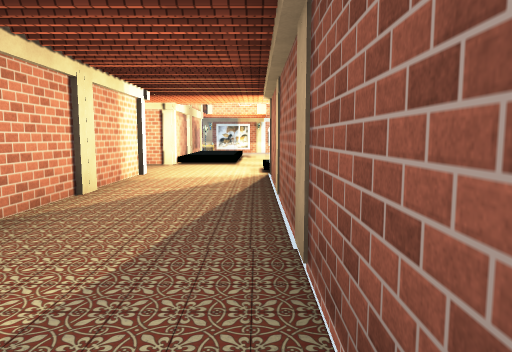
[1] (above)

18 first-person views from a walk through a Unity game level. The camera is 1.5 m above the floor, tilts 6° down and sees 70° across. The floor is counted in squares, 2.12 m on a side. Each view is taken from the middle of a square. On the plan, view 1 faces up. The plan holds only what a view shows up to about 11 squares ahead; the rest is blank. The player character is not drawn. Some animated figures are left out. Some surface patterns are stand-ins.

[2]
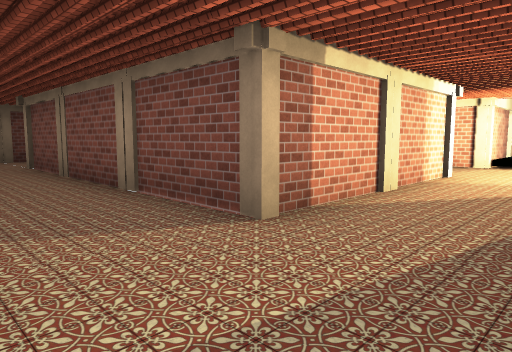

[3]
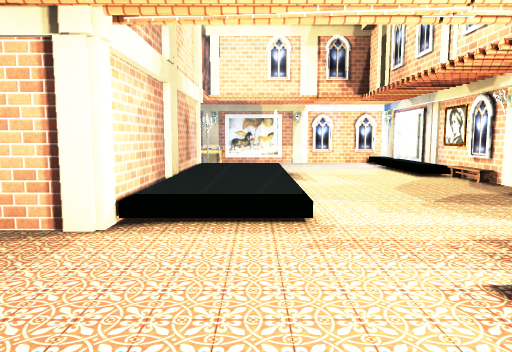

[4]
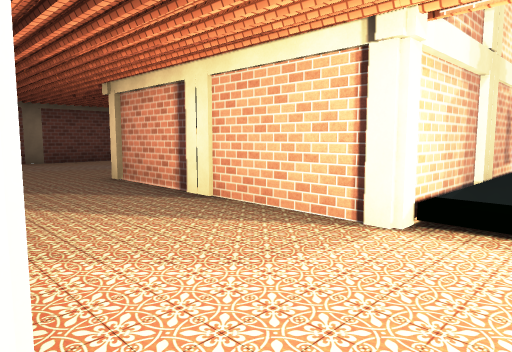

[5]
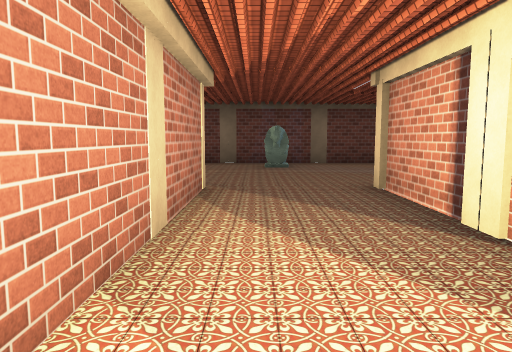

[6]
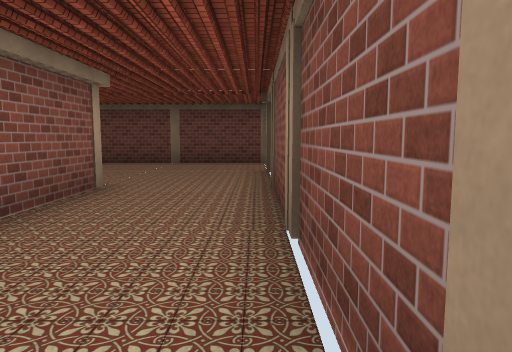

[7]
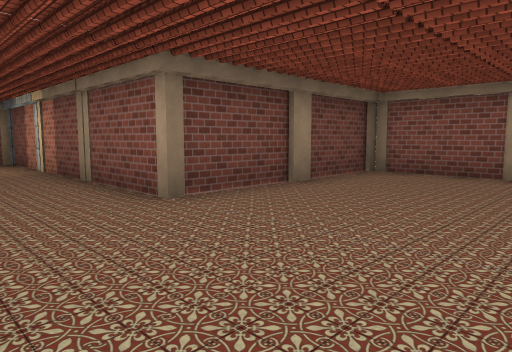

[8]
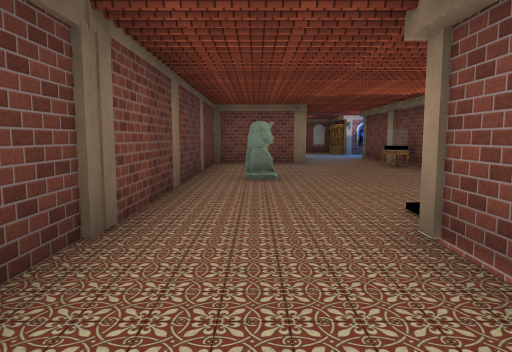

[9]
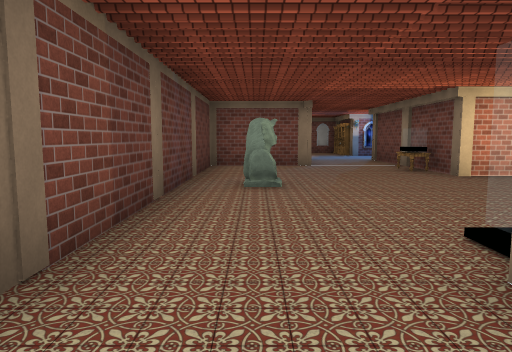

[10]
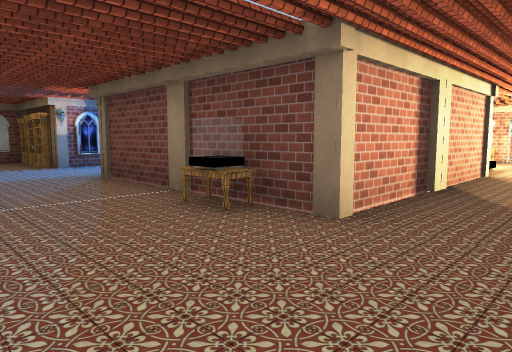

[11]
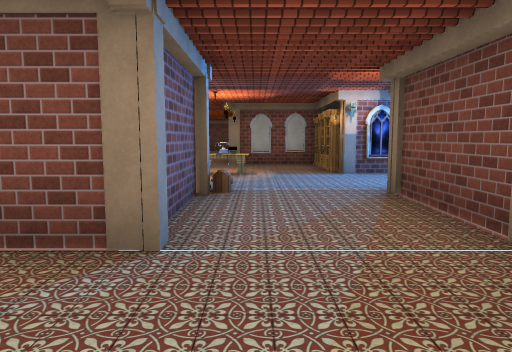

[12]
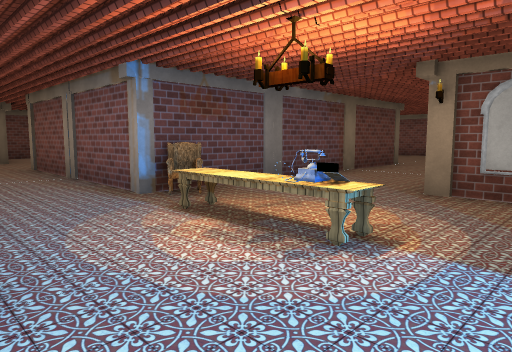

[13]
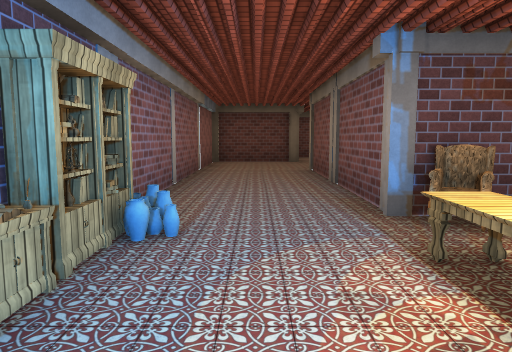

[14]
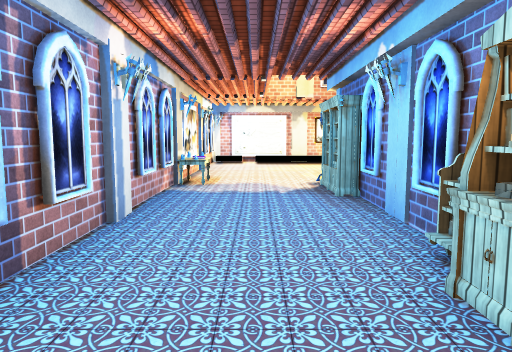

[15]
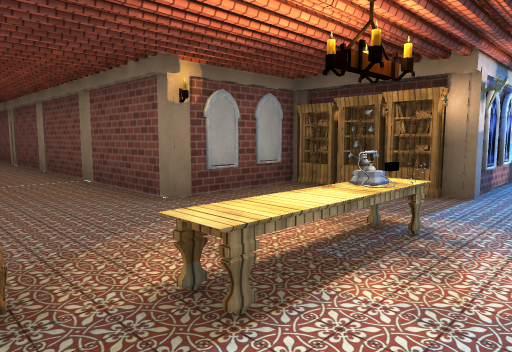

[16]
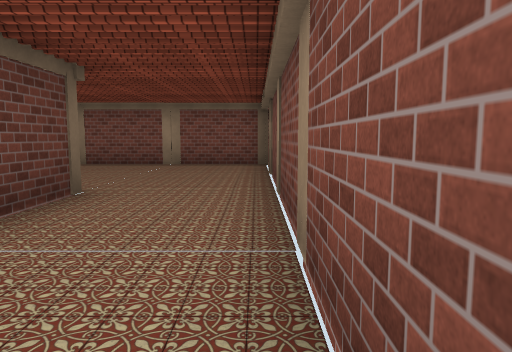

[17]
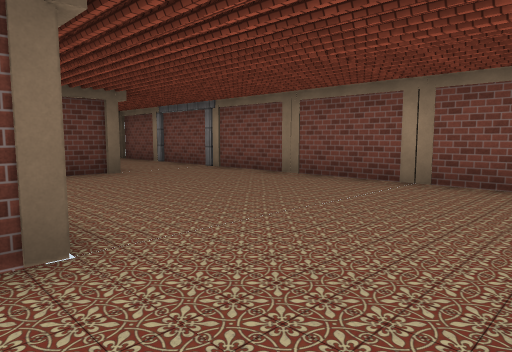

[18]
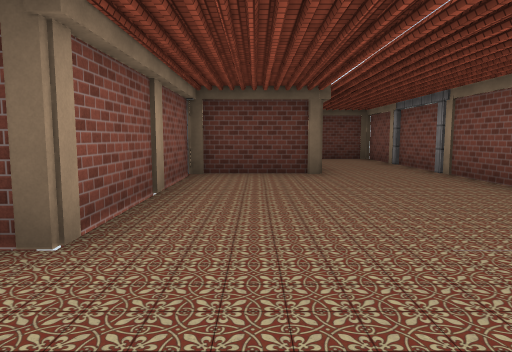

### Floor plan
Points are (right, up) in squares from view 1. A wall is a line through its corners. A room is listed if a view was taken in it or the views show most of it. See-through windows are left out.
Room 1 (views 1, 2, 3, 4, 5, 6, 7, 8, 9, 10, 11)
walls: (-7.4, 7.3) (-2.9, 7.3); (-9.7, 3.8) (-9.7, 4.5); (-2.2, 7.4) (-2.2, 2.3) (-9.8, 2.3); (-2.1, 9.7) (-7.2, 9.7) (-7.2, 12.6); (-9.7, 14.5) (-9.7, 12.3) (-12.3, 12.3) (-12.3, -2.4); (-2.2, 14.8) (-2.2, 12.6); (-9.8, -5.3) (-7.2, -5.3) (-7.2, -0.3) (0.3, -0.3) (0.3, 6.8); (2.7, 12.2) (2.7, 17.3) (-1.2, 17.3)
ways out: opening at (-9, 13.5) to room 2; opening at (-2, 16.5) to room 2
objects: other object (-11, 8); other object (-9, 11); other object (-8, 11); other object (-2, 16)
Room 2 (views 12, 13, 14, 15, 16, 17, 18)
walls: (-12.4, 17.3) (-17.4, 17.3); (-7.2, 19.8) (-9.7, 19.8) (-9.7, 29.8) (-19.5, 29.8); (-17.2, 27.4) (-17.2, 24.7) (-12.3, 24.7) (-12.3, 18.4); (-19.8, 17) (-19.8, 14.9); (-5.4, 14.7) (-3.8, 14.7); (-7.2, 12.6) (-7.2, 14.5); (-19.5, 14.7) (-12.8, 14.7); (-2.9, 17.3) (-6.6, 17.3)
ways out: opening at (-9, 13.5) to room 1; opening at (-2, 16.5) to room 1; opening at (-18.5, 17.5); opening at (-18.5, 28.5)
objects: other object (-12, 15); other object (-12, 18); other object (-11, 15); other object (-11, 17) to (-10, 17); other object (-10, 15); other object (-9, 15); other object (-9, 17); other object (-7, 15); other object (-7, 18); other object (-7, 19); other object (-6, 15); other object (-3, 15); other object (-3, 17)

Where each view was taken, in squares from view 1:
view 1: 0 up, 0 right, facing up
view 2: 0 up, 0 right, facing up-left
view 3: 7 up, 1 left, facing up
view 4: 7 up, 1 left, facing up-left
view 5: 8 up, 2 left, facing left
view 6: 2 up, 2 left, facing left
view 7: 2 up, 11 left, facing down-right
view 8: 2 up, 11 left, facing up
view 9: 3 up, 11 left, facing up
view 10: 8 up, 10 left, facing up-right
view 11: 10 up, 9 left, facing up
view 12: 15 up, 8 left, facing up-left
view 13: 16 up, 9 left, facing left
view 14: 16 up, 8 left, facing right
view 15: 16 up, 12 left, facing up-right
view 16: 20 up, 10 left, facing up
view 17: 24 up, 10 left, facing up-left
view 18: 26 up, 10 left, facing left
